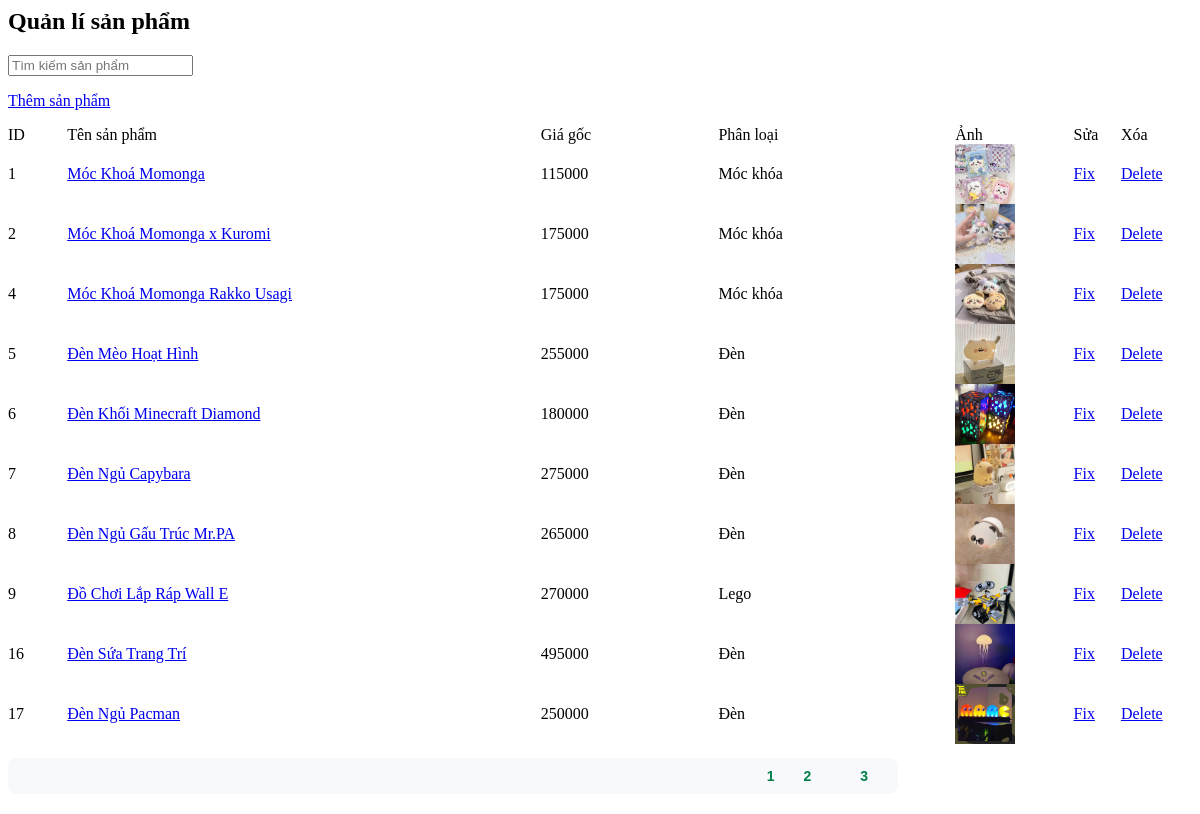
The page /admin/product/product.php on the database its author committed.
### tables this page shows
CREATE TABLE `product` (
  `productId` int NOT NULL AUTO_INCREMENT,
  `productLineId` int NOT NULL,
  `productName` varchar(255) NOT NULL,
  `productImage` varchar(255) NOT NULL,
  `productPrice` int NOT NULL,
  `guarantee` varchar(255) NOT NULL,
  `accessory` varchar(255) NOT NULL,
  `promotion` int NOT NULL,
  `inStock` int NOT NULL,
  `special` int NOT NULL,
  `detail` longtext NOT NULL,
  PRIMARY KEY (`productId`),
  KEY `fk_product_productline1_idx` (`productLineId`),
  CONSTRAINT `fk_product_productline1` FOREIGN KEY (`productLineId`) REFERENCES `productline` (`productLineId`)
);

CREATE TABLE `productline` (
  `productLineId` int NOT NULL AUTO_INCREMENT,
  `productLineName` varchar(255) NOT NULL,
  PRIMARY KEY (`productLineId`)
);

### admin/product/product.php (the view, shortened to what this page needs)
<?php
    $dbHost = 'localhost';
	$dbUsername = 'TFT';
	$dbPassword = 'Fongngu123';
	$dbName = 'web_csdl';
	$conn = mysqli_connect($dbHost,
						$dbUsername,
						$dbPassword,
						$dbName);
    if(isset($_GET['page'])){
        $page = $_GET['page'];
    }else{
        $page = 1;
    }
    $rowsPerPage = 10;
    $perRow = $page * $rowsPerPage - $rowsPerPage;
    $sql = "SELECT * FROM product INNER JOIN productLine ON product.productLineId = productLine.productLineId LIMIT $perRow, $rowsPerPage";
    $result1 = $conn->query($sql);
?>
<link rel="stylesheet" type="text/css" href="css/product.css" />
<h2>Quản lí sản phẩm</h2>
<div id="main">
    <div id="search-bar">
            <form method="get" name="sform" action="mainAdmin.php">
                <input type="text" name="stext" placeholder="Tìm kiếm sản phẩm">
            </form>
    </div>
	<p id="add-prd">
        <a href="/admin/mainAdmin.php?page_layout=addProduct">
            <span>Thêm sản phẩm</span>
        </a>
    </p>
	<table id="prds" cellpadding="0" cellspacing="0" width="100%">
    	<tr id="prd-bar">
        	<td width="5%">ID</td>
            <td width="40%">Tên sản phẩm</td>
            <td width="15%">Giá gốc</td>
            <td width="20%">Phân loại</td>
            <td width="10%">Ảnh</td>
            <td width="4%">Sửa</td>
            <td width="6%">Xóa</td>
        </tr>
        <?php
            if($result1->num_rows > 0){
                while($row = $result1->fetch_assoc()){
        ?>
        <tr>
                <td>
                    <span><?php echo $row['productId'];?></span>
                </td>
                <td class="l5">
                    <a href="/admin/mainAdmin.php?page_layout=fixProduct&productId=<?php echo $row['productId'];?>">
                        <?php echo $row['productName'];?>
                    </a>
                </td>
                <td class="l5">
                    <span class="price"><?php echo $row['productPrice'];?></span>
                </td>
                <td class="l5">
                    <?php echo $row['productLineName']?>
                </td>
                <td>
                    <span class="thumb">
                        <img width="60" src="image/<?php echo $row['productImage'];?>"/>
                    </span>
                </td>
                <td>
                    <a href="/admin/mainAdmin.php?page_layout=fixProduct&productId=<?php echo $row['productId'];?>">
                        <span>Fix</span>
                    </a>
                </td>
                <td>
                    <a href="product/deleteProduct.php?productId=<?php echo $row['productId'];?>">
                        <span>Delete</span>
                    </a>
                </td>
        </tr>
        <?php
                }
            }
        ?>
    </table>
    <?php
        $query = "SELECT * FROM product";
        $result2 = $conn->query($query);
        $totalRows = mysqli_num_rows($result2);
        $totalPage = ceil($totalRows/$rowsPerPage);
        $listPage = '';
        for($i=1; $i<=$totalPage; $i++){
                if($i==$page){
                    $listPage .= " <span>".$i."</span> ";
                }else{
                    $listPage .= ' <a href="'.$_SERVER['PHP_SELF'].'?page_layout=product&page='.$i.'">'.$i.'</a> ';
                }
        }
    ?>
    <p id="pagination"><?php echo $listPage;?></p>
</div>

### css/product.css (style rules this page uses)
#pagination { width: 870px; height: auto; font-family: Verdana, Geneva, sans-serif; font-size: 14px; font-weight: bold; word-spacing: 5px; text-align: right; margin-right: 20px; margin-bottom: 20px; padding: 10px; background: #f8f9fd; border-radius: 8px; }
#pagination span { color: #007f49; }
#pagination a { text-decoration: none; color: #007f49; padding: 8px 15px; margin: 0 5px; border-radius: 5px; transition: 0.3s ease, color 0.3s ease; }

### rows shown on the page
product: productId "1", productName "Móc Khoá Momonga", productPrice "115000", productLineId.productLineName "Móc khóa", productImage (picture)
product: productId "2", productName "Móc Khoá Momonga x Kuromi", productPrice "175000", productLineId.productLineName "Móc khóa", productImage (picture)
product: productId "4", productName "Móc Khoá Momonga Rakko Usagi", productPrice "175000", productLineId.productLineName "Móc khóa", productImage (picture)
product: productId "5", productName "Đèn Mèo Hoạt Hình", productPrice "255000", productLineId.productLineName "Đèn", productImage (picture)
product: productId "6", productName "Đèn Khối Minecraft Diamond", productPrice "180000", productLineId.productLineName "Đèn", productImage (picture)
product: productId "7", productName "Đèn Ngủ Capybara", productPrice "275000", productLineId.productLineName "Đèn", productImage (picture)
product: productId "8", productName "Đèn Ngủ Gấu Trúc Mr.PA", productPrice "265000", productLineId.productLineName "Đèn", productImage (picture)
product: productId "9", productName "Đồ Chơi Lắp Ráp Wall E", productPrice "270000", productLineId.productLineName "Lego", productImage (picture)
product: productId "16", productName "Đèn Sứa Trang Trí", productPrice "495000", productLineId.productLineName "Đèn", productImage (picture)
product: productId "17", productName "Đèn Ngủ Pacman", productPrice "250000", productLineId.productLineName "Đèn", productImage (picture)
